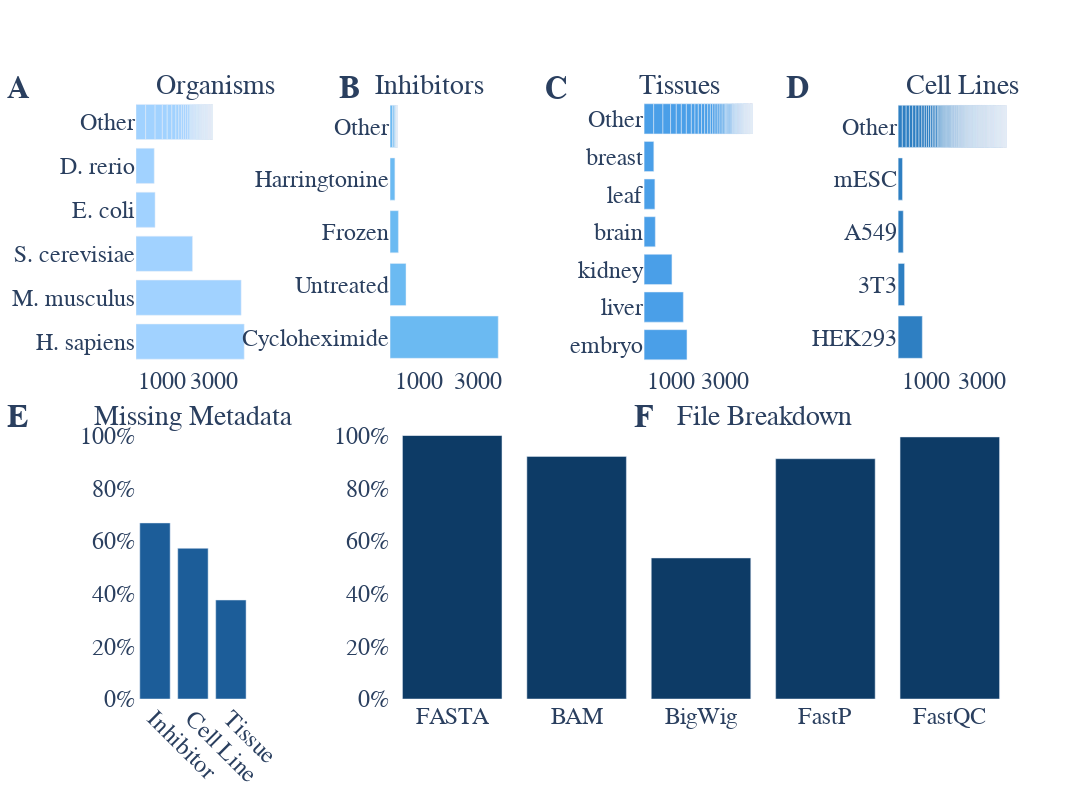

Here is the notebook cell this chart was saved with:
### Code cell
import plotly.graph_objects as go
from plotly.subplots import make_subplots

# Define the consistent style
plot_layout = go.Layout(
    font=dict(family="Arial", size=14),
    title_font_size=30,
    legend=dict(
        traceorder="normal",
        font=dict(family="Arial", size=12),
        bgcolor="rgba(0,0,0,0)",
        bordercolor="Black",
        borderwidth=2
    ),
    paper_bgcolor='white',
    plot_bgcolor='white',
    xaxis=dict(
        title_font=dict(family="Arial", size=16),
        tickfont=dict(family="Arial", size=16)
    ),
    yaxis=dict(
        title_font=dict(family="Arial", size=16),
        tickfont=dict(family="Arial", size=14)
    ),
    height=800,
    width=1200,
    # title_text="Metadata Breakdowns",
    showlegend=False
)

# Create a multipanel figure with consistent style
fig = make_subplots(
    rows=2,
    cols=4,
    subplot_titles=[
        "",
        "",
        "",
        "",
        "","",
        "",""
    ],
    vertical_spacing=0.12,
    horizontal_spacing=0.16,
    specs=[
        [{"type": "bar"}, {"type": "bar"}, {"type": "bar"}, {"type": "bar"}],
        [{"type": "bar", "colspan": 1}, {"type": "bar", "colspan": 3}, {}, {}]
    ],
    # row_titles=["Metadata Breakdowns", "Additional Information"],
)
# Add your plots to the respective subplots

fig.add_trace(plot_organism_metadata_bar(df), row=1, col=1)
fig.add_trace(plot_inhibitor(df), row=1, col=2)
fig.add_trace(plot_tissue(df), row=1, col=3)
fig.add_trace(plot_cell_line(df), row=1, col=4)
fig.add_trace(plot_missing_metadata(df), row=2, col=1)
fig.add_trace(plot_file_existence(file_existence_df), row=2, col=2)

# label plots A, B, C, D, E, F
# Bold letters
fig.add_annotation(x=-0.15, y=1.05, xref="paper", yref="paper", text="<b>A</b>", showarrow=False, font=dict(size=32))
fig.add_annotation(x=0.23, y=1.05, xref="paper", yref="paper", text="<b>B</b>", showarrow=False, font=dict(size=32))
fig.add_annotation(x=0.48, y=1.05, xref="paper", yref="paper", text="<b>C</b>", showarrow=False, font=dict(size=32))
fig.add_annotation(x=0.77, y=1.05, xref="paper", yref="paper", text="<b>D</b>", showarrow=False, font=dict(size=32))
fig.add_annotation(x=-0.15, y=0.47, xref="paper", yref="paper", text="<b>E</b>", showarrow=False, font=dict(size=32))
fig.add_annotation(x=0.58, y=0.47, xref="paper", yref="paper", text="<b>F</b>", showarrow=False, font=dict(size=32))

# Titles
fig.add_annotation(x=0.02, y=1.05, xref="paper", yref="paper", text="Organisms", showarrow=False, font=dict(size=28))
fig.add_annotation(x=0.27, y=1.05, xref="paper", yref="paper", text="Inhibitors", showarrow=False, font=dict(size=28))
fig.add_annotation(x=0.62, y=1.05, xref="paper", yref="paper", text="Tissues", showarrow=False, font=dict(size=28))
fig.add_annotation(x=1.01, y=1.05, xref="paper", yref="paper", text="Cell Lines", showarrow=False, font=dict(size=28))
fig.add_annotation(x=-0.05, y=0.47, xref="paper", yref="paper", text="Missing Metadata", showarrow=False, font=dict(size=28))
fig.add_annotation(x=0.82, y=0.47, xref="paper", yref="paper", text="File Breakdown", showarrow=False, font=dict(size=28))
fig.update_layout(plot_layout)
# add consistent styling to the figure


fig.update_xaxes(
    tickvals=[1000, 3000],  # Set the tick values
    ticktext=["1000", "3000"],  # Set the tick labels
    tickfont=dict(size=24),  # Set the tick label font size
    row=1, col=1  # Target the subplot at row 1, column 1
)

fig.update_yaxes(
    tickfont=dict(size=24),  # Set the tick label font size
    row=1, col=1  # Target the subplot at row 1, column 1
)

fig.update_xaxes(
    tickvals=[1000, 3000],  # Set the tick values
    ticktext=["1000", "3000"],  # Set the tick labels
    tickfont=dict(size=24),  # Set the tick label font size
    row=1, col=2  # Target the subplot at row 1, column 1
)
fig.update_yaxes(
    tickfont=dict(size=24),  # Set the tick label font size
    row=1, col=2  # Target the subplot at row 1, column 1
)

fig.update_xaxes(
    tickvals=[1000, 3000],  # Set the tick values
    ticktext=["1000", "3000"],  # Set the tick labels
    tickfont=dict(size=24),  # Set the tick label font size
    row=1, col=3  # Target the subplot at row 1, column 1
)
fig.update_yaxes(
    tickfont=dict(size=24),  # Set the tick label font size
    row=1, col=3  # Target the subplot at row 1, column 1
)

fig.update_xaxes(
    tickvals=[1000, 3000],  # Set the tick values
    ticktext=["1000", "3000"],  # Set the tick labels
    tickfont=dict(size=24),  # Set the tick label font size
    row=1, col=4  # Target the subplot at row 1, column 1
)
fig.update_yaxes(
    tickfont=dict(size=24),  # Set the tick label font size
    row=1, col=4  # Target the subplot at row 1, column 1
)

fig.update_xaxes(
    # tickvals=[2500, 5000, 7500, 10000],  # Set the tick values
    # ticktext=["2500", "5000", "7500", "10000"],  # Set the tick labels
    tickfont=dict(size=24),  # Set the tick label font size
    row=2, col=1,  # Target the subplot at row 1, column 1
    tickangle=45,
)
fig.update_yaxes(
    tickfont=dict(size=24),  # Set the tick label font size
    row=2, col=1,  # Target the subplot at row 1, column 1
    range=[0, 100],
    ticksuffix='%',
)

fig.update_xaxes(
    # tickvals=[2500, 5000, 7500, 10000],  # Set the tick values
    # ticktext=["2500", "5000", "7500", "10000"],  # Set the tick labels
    tickfont=dict(size=24),  # Set the tick label font size
    row=2, col=2  # Target the subplot at row 1, column 1
)
fig.update_yaxes(
    tickfont=dict(size=24),  # Set the tick label font size
    row=2, col=2,  # Target the subplot at row 1, column 1
    range=[0, 100],
    ticksuffix='%',
)

# Modify the colors of each trace
fig.data[0].marker.color = '#A1D2FF'  # Pale Blue
fig.data[1].marker.color = '#6BBAF2'  # Light Blue
fig.data[2].marker.color = '#4A9FE8'  # Light Medium Blue
fig.data[3].marker.color = '#2E7FC2'  # Medium Blue
fig.data[4].marker.color = '#1C5D99'  # Medium Dark Blue
fig.data[5].marker.color = '#0D3B66'  # Dark Blue

fig.write_image("metadata_breakdowns.svg")
fig.show()

### Figure 1 — Plotly figure (JSON) as saved in the notebook; plotly's stock layout.template omitted (floating-point values rounded to 4 significant figures; data arrays with more than 128 entries replaced by an {"elided": "..."} marker saying what was removed)
{"data": [{"marker": {"color": "#A1D2FF"}, "name": "Organism Breakdown", "orientation": "h", "type": "bar", "x": [4188, 4071, 2186, 738, 705, 374, 365, 282, 187, 181, 156, 115, 97, 78, 77, 77, 72, 53, 41, 40, 33, 32, 28, 28, 27, 24, 22, 21, 20, 20, 19, 17, 16, 16, 16, 16, 16, 14, 14, 14, 12, 12, 12, 12, 12, 12, 12, 11, 10, 10, 10, 10, 10, 9, 9, 9, 9, 8, 8, 8, 7, 6, 6, 6, 6, 6, 6, 6, 6, 6, 6, 5, 5, 4, 4, 4, 4, 4, 4, 4, 4, 3, 3, 3, 3, 2, 2, 2, 2, 2, 2, 2, 1, 1, 1, 1], "xaxis": "x", "y": ["H. sapiens", "M. musculus", "S. cerevisiae", "E. coli", "D. rerio", "Other", "Other", "Other", "Other", "Other", "Other", "Other", "Other", "Other", "Other", "Other", "Other", "Other", "Other", "Other", "Other", "Other", "Other", "Other", "Other", "Other", "Other", "Other", "Other", "Other", "Other", "Other", "Other", "Other", "Other", "Other", "Other", "Other", "Other", "Other", "Other", "Other", "Other", "Other", "Other", "Other", "Other", "Other", "Other", "Other", "Other", "Other", "Other", "Other", "Other", "Other", "Other", "Other", "Other", "Other", "Other", "Other", "Other", "Other", "Other", "Other", "Other", "Other", "Other", "Other", "Other", "Other", "Other", "Other", "Other", "Other", "Other", "Other", "Other", "Other", "Other", "Other", "Other", "Other", "Other", "Other", "Other", "Other", "Other", "Other", "Other", "Other", "Other", "Other", "Other", "Other"], "yaxis": "y"}, {"marker": {"color": "#6BBAF2"}, "orientation": "h", "type": "bar", "x": [3681, 543, 284, 165, 87, 52, 29, 17, 13, 12, 10, 7, 6, 4, 2, 2, 2, 2, 2, 2, 2, 2, 1], "xaxis": "x2", "y": ["Cycloheximide", "Untreated", "Frozen", "Harringtonine", "Other", "Other", "Other", "Other", "Other", "Other", "Other", "Other", "Other", "Other", "Other", "Other", "Other", "Other", "Other", "Other", "Other", "Other", "Other"], "yaxis": "y2"}, {"marker": {"color": "#4A9FE8"}, "name": "Tissue Breakdown", "orientation": "h", "type": "bar", "x": {"elided": "143 int values"}, "xaxis": "x3", "y": {"elided": "143 str values"}, "yaxis": "y3"}, {"marker": {"color": "#2E7FC2"}, "name": "Cell Line Breakdown", "orientation": "h", "type": "bar", "x": {"elided": "326 int values"}, "xaxis": "x4", "y": {"elided": "326 str values"}, "yaxis": "y4"}, {"marker": {"color": "#1C5D99"}, "name": "Missing Metadata Entries", "type": "bar", "x": ["Inhibitor", "Cell Line", "Tissue"], "xaxis": "x5", "y": [66.8, 57.17, 37.56], "yaxis": "y5"}, {"marker": {"color": "#0D3B66"}, "name": "", "type": "bar", "x": ["FASTA", "BAM", "BigWig", "FastP", "FastQC"], "xaxis": "x6", "y": [100, 92.04, 53.51, 91.17, 99.43], "yaxis": "y6"}], "layout": {"annotations": [{"font": {"size": 32}, "showarrow": false, "text": "<b>A</b>", "x": -0.15, "xref": "paper", "y": 1.05, "yref": "paper"}, {"font": {"size": 32}, "showarrow": false, "text": "<b>B</b>", "x": 0.23, "xref": "paper", "y": 1.05, "yref": "paper"}, {"font": {"size": 32}, "showarrow": false, "text": "<b>C</b>", "x": 0.48, "xref": "paper", "y": 1.05, "yref": "paper"}, {"font": {"size": 32}, "showarrow": false, "text": "<b>D</b>", "x": 0.77, "xref": "paper", "y": 1.05, "yref": "paper"}, {"font": {"size": 32}, "showarrow": false, "text": "<b>E</b>", "x": -0.15, "xref": "paper", "y": 0.47, "yref": "paper"}, {"font": {"size": 32}, "showarrow": false, "text": "<b>F</b>", "x": 0.58, "xref": "paper", "y": 0.47, "yref": "paper"}, {"font": {"size": 28}, "showarrow": false, "text": "Organisms", "x": 0.02, "xref": "paper", "y": 1.05, "yref": "paper"}, {"font": {"size": 28}, "showarrow": false, "text": "Inhibitors", "x": 0.27, "xref": "paper", "y": 1.05, "yref": "paper"}, {"font": {"size": 28}, "showarrow": false, "text": "Tissues", "x": 0.62, "xref": "paper", "y": 1.05, "yref": "paper"}, {"font": {"size": 28}, "showarrow": false, "text": "Cell Lines", "x": 1.01, "xref": "paper", "y": 1.05, "yref": "paper"}, {"font": {"size": 28}, "showarrow": false, "text": "Missing Metadata", "x": -0.05, "xref": "paper", "y": 0.47, "yref": "paper"}, {"font": {"size": 28}, "showarrow": false, "text": "File Breakdown", "x": 0.82, "xref": "paper", "y": 0.47, "yref": "paper"}], "font": {"family": "Arial", "size": 14}, "height": 800, "legend": {"bgcolor": "rgba(0,0,0,0)", "bordercolor": "Black", "borderwidth": 2, "font": {"family": "Arial", "size": 12}, "traceorder": "normal"}, "paper_bgcolor": "white", "plot_bgcolor": "white", "showlegend": false, "title": {"font": {"size": 30}}, "width": 1200, "xaxis": {"anchor": "y", "domain": [0, 0.13], "tickfont": {"family": "Arial", "size": 24}, "ticktext": ["1000", "3000"], "tickvals": [1000, 3000], "title": {"font": {"family": "Arial", "size": 16}}}, "xaxis2": {"anchor": "y2", "domain": [0.29, 0.42], "tickfont": {"size": 24}, "ticktext": ["1000", "3000"], "tickvals": [1000, 3000]}, "xaxis3": {"anchor": "y3", "domain": [0.58, 0.71], "tickfont": {"size": 24}, "ticktext": ["1000", "3000"], "tickvals": [1000, 3000]}, "xaxis4": {"anchor": "y4", "domain": [0.87, 1], "tickfont": {"size": 24}, "ticktext": ["1000", "3000"], "tickvals": [1000, 3000]}, "xaxis5": {"anchor": "y5", "domain": [0, 0.13], "tickangle": 45, "tickfont": {"size": 24}}, "xaxis6": {"anchor": "y6", "domain": [0.29, 1], "tickfont": {"size": 24}}, "xaxis7": {"anchor": "y7", "domain": [0.58, 0.71]}, "xaxis8": {"anchor": "y8", "domain": [0.87, 1]}, "yaxis": {"anchor": "x", "domain": [0.56, 1], "tickfont": {"family": "Arial", "size": 24}, "title": {"font": {"family": "Arial", "size": 16}}}, "yaxis2": {"anchor": "x2", "domain": [0.56, 1], "tickfont": {"size": 24}}, "yaxis3": {"anchor": "x3", "domain": [0.56, 1], "tickfont": {"size": 24}}, "yaxis4": {"anchor": "x4", "domain": [0.56, 1], "tickfont": {"size": 24}}, "yaxis5": {"anchor": "x5", "domain": [0, 0.44], "range": [0, 100], "tickfont": {"size": 24}, "ticksuffix": "%"}, "yaxis6": {"anchor": "x6", "domain": [0, 0.44], "range": [0, 100], "tickfont": {"size": 24}, "ticksuffix": "%"}, "yaxis7": {"anchor": "x7", "domain": [0, 0.44]}, "yaxis8": {"anchor": "x8", "domain": [0, 0.44]}}}
